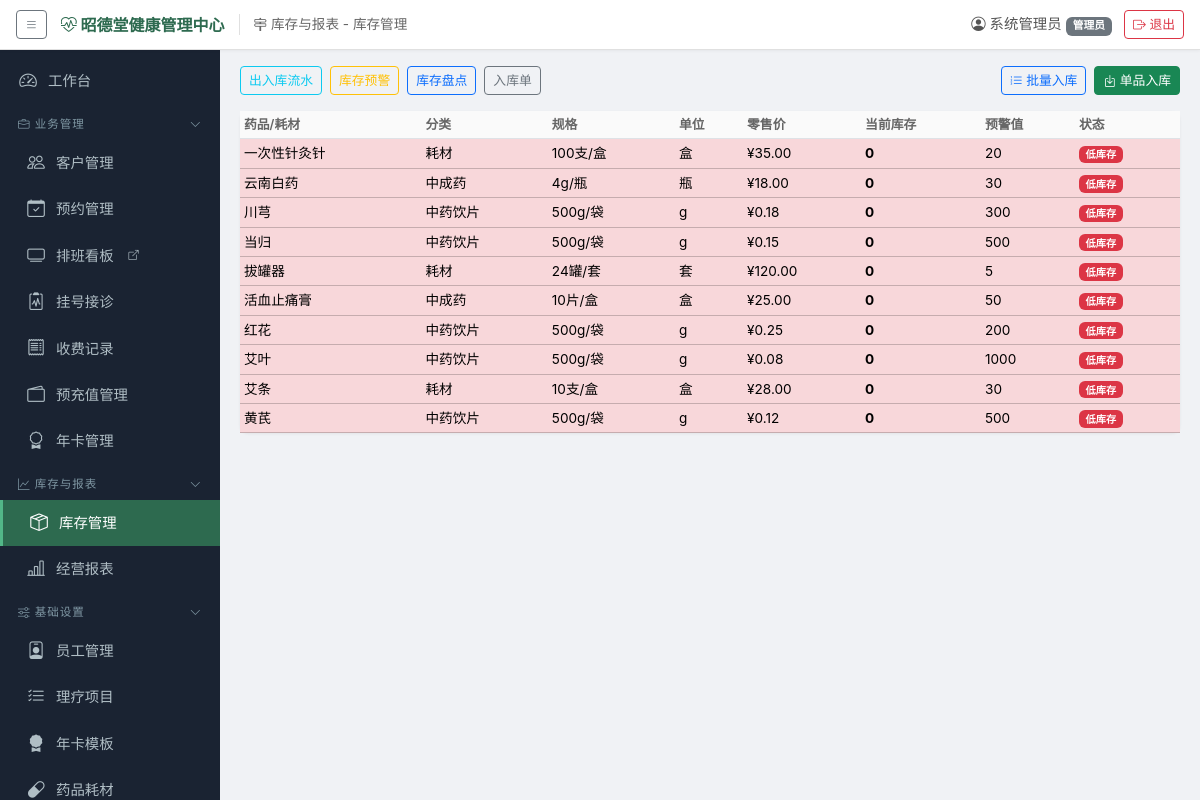
The page /inventory (signed in) on the database its author committed.
### models.py (models this page shows, shortened)
class SystemConfig(db.Model):
    __tablename__ = 'system_configs'
    id = db.Column(db.Integer, primary_key=True)
    key = db.Column(db.String(100), unique=True, nullable=False)
    value = db.Column(db.String(500))
    description = db.Column(db.String(200))

class User(UserMixin, db.Model):
    __tablename__ = 'users'
    id = db.Column(db.Integer, primary_key=True)
    username = db.Column(db.String(50), unique=True, nullable=False)
    password_hash = db.Column(db.String(256), nullable=False)
    display_name = db.Column(db.String(50), nullable=False)
    role = db.Column(db.String(20), nullable=False, default='前台')  # 管理员/前台/理疗师/库管
    is_active_user = db.Column(db.Boolean, default=True)
    created_at = db.Column(db.DateTime, default=datetime.now)

class Medicine(db.Model):
    __tablename__ = 'medicines'
    id = db.Column(db.Integer, primary_key=True)
    name = db.Column(db.String(100), nullable=False)
    spec = db.Column(db.String(50))  # 规格
    unit = db.Column(db.String(20))  # 单位
    retail_price = db.Column(db.Numeric(10, 2), default=0)
    cost_price = db.Column(db.Numeric(10, 2), default=0)  # 采购成本价
    alert_threshold = db.Column(db.Integer, default=10)
    category = db.Column(db.String(50))  # 中药饮片/中成药/耗材
    is_active = db.Column(db.Boolean, default=True)
    is_deleted = db.Column(db.Boolean, default=False)  # 软删除
    inventory_ledgers = db.relationship('InventoryLedger', backref='medicine', lazy='dynamic')

### app.py (the view)
@app.route('/inventory')
@login_required
def inventory():
    meds = Medicine.query.filter_by(is_active=True).order_by(Medicine.name).all()
    mids = [m.id for m in meds]
    stock_map = _batch_stock_query(mids)
    result = [{'medicine': m, 'stock': stock_map.get(m.id, 0)} for m in meds]
    return render_template('inventory.html', inventory=result)

### app.py (called while the page is built)
@login_manager.user_loader
def load_user(user_id):
    return db.session.get(User, int(user_id))

def _generate_csrf_token():
    if '_csrf_token' not in session:
        session['_csrf_token'] = secrets.token_hex(16)
    return session['_csrf_token']

def _batch_stock_query(medicine_ids):
    if not medicine_ids:
        return {}
    rows = db.session.query(
        InventoryLedger.medicine_id,
        db.func.coalesce(db.func.sum(InventoryLedger.current_qty), 0)
    ).filter(InventoryLedger.medicine_id.in_(medicine_ids)
    ).group_by(InventoryLedger.medicine_id).all()
    return {mid: qty for mid, qty in rows}

### templates/inventory.html (shortened to what this page needs)
{% extends "base.html" %}
{% block content %}
<div class="d-flex justify-content-between mb-3">
    <div class="d-flex gap-2 flex-wrap">
        <a href="{{ url_for('inventory_flows') }}" class="btn btn-sm btn-outline-info">出入库流水</a>
        <a href="{{ url_for('inventory_alerts') }}" class="btn btn-sm btn-outline-warning">库存预警</a>
        <a href="{{ url_for('inventory_stocktake') }}" class="btn btn-sm btn-outline-primary">库存盘点</a>
        <a href="{{ url_for('inbound_orders') }}" class="btn btn-sm btn-outline-secondary">入库单</a>
    </div>
    <div class="d-flex gap-2">
        <a href="{{ url_for('batch_inbound') }}" class="btn btn-sm btn-outline-primary"><i class="bi bi-list-ol"></i> 批量入库</a>
        <button class="btn btn-sm btn-success" data-bs-toggle="modal" data-bs-target="#inboundModal"><i class="bi bi-box-arrow-in-down"></i> 单品入库</button>
    </div>
</div>
<div class="card"><div class="card-body p-0">
<div class="table-responsive"><table class="table table-hover table-sm mb-0">
    <thead><tr><th>药品/耗材</th><th>分类</th><th>规格</th><th>单位</th><th>零售价</th><th>当前库存</th><th>预警值</th><th>状态</th></tr></thead>
    <tbody>
    {% for row in inventory %}
    <tr class="{{ 'table-danger' if row.stock <= row.medicine.alert_threshold else '' }}">
        <td>{{ row.medicine.name }}</td>
        <td>{{ row.medicine.category or '-' }}</td>
        <td>{{ row.medicine.spec or '-' }}</td>
        <td>{{ row.medicine.unit or '-' }}</td>
        <td>¥{{ row.medicine.retail_price }}</td>
        <td class="fw-bold">{{ row.stock }}</td>
        <td>{{ row.medicine.alert_threshold }}</td>
        <td>{% if row.stock <= row.medicine.alert_threshold %}<span class="badge bg-danger">低库存</span>{% else %}<span class="badge bg-success">正常</span>{% endif %}</td>
    </tr>
    {% endfor %}
    </tbody>
</table></div></div></div>
{% endblock %}

### templates/base.html (shortened to what this page needs)
<!DOCTYPE html>
<html lang="zh-CN">
<head>
    <link href="{{ url_for('static', filename='vendor/bootstrap.min.css') }}" rel="stylesheet">
    <link href="{{ url_for('static', filename='vendor/bootstrap-icons.min.css') }}" rel="stylesheet">
    <link href="{{ url_for('static', filename='css/style.css') }}" rel="stylesheet">
</head>
<body>
{% if current_user.is_authenticated %}
<header class="global-topbar">
    <div class="topbar-left">
        <button class="btn btn-sm btn-outline-secondary" id="sidebarToggle" title="展开/收起导航">
            <i class="bi bi-list"></i>
        </button>
        <span class="site-title" title="可在 系统管理→系统配置 中修改系统名称">
            <i class="bi bi-heart-pulse"></i> {{ site_title }}
        </span>
        <span class="nav-path" id="navPath"> {% block page_title %}{% endblock %}</span>
    </div>
    <div class="topbar-right">
        <span class="user-info"><i class="bi bi-person-circle"></i> {{ current_user.display_name }}
            <small class="badge bg-secondary">{{ current_user.role }}</small></span>
        <a href="{{ url_for('logout') }}" class="btn btn-sm btn-outline-danger"><i class="bi bi-box-arrow-right"></i> 退出</a>
    </div>
</header>
<div class="d-flex" id="wrapper">
    <div class="sidebar" id="sidebar">
        <nav class="sidebar-nav">
            <a href="{{ url_for('dashboard') }}" class="nav-link {% if request.endpoint == 'dashboard' %}active{% endif %}">
                <i class="bi bi-speedometer2"></i> 工作台
            </a>
            <div class="nav-group" data-group="biz">
                <div class="nav-group-header"><span><i class="bi bi-briefcase"></i> 业务管理</span><i class="bi bi-chevron-down group-arrow"></i></div>
                <div class="nav-group-body">
                    <a href="{{ url_for('customers') }}" class="nav-link {% if request.endpoint and 'customer' in request.endpoint %}active{% endif %}">
                        <i class="bi bi-people"></i> 客户管理
                    </a>
                    <a href="{{ url_for('appointments') }}" class="nav-link {% if request.endpoint and 'appointment' in request.endpoint %}active{% endif %}">
                        <i class="bi bi-calendar-check"></i> 预约管理
                    </a>
                    {% if board_token %}
                    <a href="{{ url_for('board_schedule', token=board_token) }}" target="_blank" class="nav-link" title="在新窗口打开排班看板（可投屏展示）">
                        <i class="bi bi-tv"></i> 排班看板 <i class="bi bi-box-arrow-up-right" style="font-size:0.7em"></i>
                    </a>
                    {% endif %}
                    <a href="{{ url_for('registrations') }}" class="nav-link {% if request.endpoint and ('registration' in request.endpoint or 'medical' in request.endpoint or 'charge_register' in request.endpoint) %}active{% endif %}">
                        <i class="bi bi-clipboard2-pulse"></i> 挂号接诊
                    </a>
                    <a href="{{ url_for('charges') }}" class="nav-link {% if request.endpoint and 'charges' in request.endpoint %}active{% endif %}">
                        <i class="bi bi-receipt"></i> 收费记录
                    </a>
                    <a href="{{ url_for('prepaid') }}" class="nav-link {% if request.endpoint and 'prepaid' in request.endpoint %}active{% endif %}">
                        <i class="bi bi-wallet2"></i> 预充值管理
                    </a>
                    <a href="{{ url_for('annual_cards') }}" class="nav-link {% if request.endpoint and 'annual_card' in request.endpoint %}active{% endif %}">
                        <i class="bi bi-award"></i> 年卡管理
                    </a>
                </div>
            </div>
            <div class="nav-group" data-group="stock">
                <div class="nav-group-header"><span><i class="bi bi-graph-up"></i> 库存与报表</span><i class="bi bi-chevron-down group-arrow"></i></div>
                <div class="nav-group-body">
                    <a href="{{ url_for('inventory') }}" class="nav-link {% if request.endpoint and 'inventory' in request.endpoint %}active{% endif %}">
                        <i class="bi bi-box-seam"></i> 库存管理
                    </a>
                    <a href="{{ url_for('reports') }}" class="nav-link {% if request.endpoint and 'report' in request.endpoint %}active{% endif %}">
                        <i class="bi bi-bar-chart-line"></i> 经营报表
                    </a>
                </div>
            </div>
            {% if current_user.role == '管理员' or current_user.role == '库管' %}
            <div class="nav-group" data-group="settings">
                <div class="nav-group-header"><span><i class="bi bi-sliders"></i> 基础设置</span><i class="bi bi-chevron-down group-arrow"></i></div>
                <div class="nav-group-body">
                    {% if current_user.role == '管理员' %}
                    <a href="{{ url_for('settings_employees') }}" class="nav-link {% if request.endpoint and 'settings_employees' in request.endpoint %}active{% endif %}">
                        <i class="bi bi-person-badge"></i> 员工管理
                    </a>
                    <a href="{{ url_for('settings_items') }}" class="nav-link {% if request.endpoint and 'settings_items' in request.endpoint %}active{% endif %}">
                        <i class="bi bi-list-check"></i> 理疗项目
                    </a>
                    <a href="{{ url_for('settings_annual_card_templates') }}" class="nav-link {% if request.endpoint and 'annual_card_template' in request.endpoint %}active{% endif %}">
                        <i class="bi bi-award-fill"></i> 年卡模板
                    </a>
                    {% endif %}
                    {% if current_user.role in ['管理员', '库管'] %}
                    <a href="{{ url_for('settings_medicines') }}" class="nav-link {% if request.endpoint and 'settings_medicines' in request.endpoint %}active{% endif %}">
                        <i class="bi bi-capsule"></i> 药品耗材
                    </a>
                    {% endif %}
                </div>
            </div>
            {% endif %}
        </nav>
    </div>
    <div class="main-content">
        <div class="content-area">
            {% block content %}{% endblock %}
        </div>
    </div>
</div>
{% else %}
{% block auth_content %}{% endblock %}
{% endif %}
</body>
</html>

### static/css/style.css (style rules this page uses)
:root { --sidebar-width: 220px; --sidebar-bg: #1a2332; --sidebar-active: #2d6a4f; --topbar-height: 50px; }
* { box-sizing: border-box; }
body { font-family: -apple-system, BlinkMacSystemFont, "Segoe UI", "PingFang SC", "Hiragino Sans GB", "Microsoft YaHei", sans-serif; background: #f0f2f5; margin: 0; overflow-x: hidden; }
.global-topbar { height: var(--topbar-height); background: #fff; border-bottom: 1px solid #e0e0e0; display: flex; align-items: center; justify-content: space-between; padding: 0 16px; position: fixed; top: 0; left: 0; right: 0; z-index: 200; box-shadow: 0 1px 3px rgba(0,0,0,0.05); }
.topbar-left { display: flex; align-items: center; gap: 14px; min-width: 0; }
.topbar-left .site-title { font-weight: 700; font-size: 1rem; color: #2d6a4f; white-space: nowrap; max-width: 320px; overflow: hidden; text-overflow: ellipsis; }
.topbar-left .nav-path { color: #666; font-size: 0.85rem; border-left: 1px solid #e0e0e0; padding-left: 14px; white-space: nowrap; overflow: hidden; text-overflow: ellipsis; }
.topbar-right { display: flex; align-items: center; gap: 12px; flex-shrink: 0; }
.topbar-right .user-info { color: #555; font-size: 0.9rem; white-space: nowrap; }
.sidebar { width: var(--sidebar-width); background: var(--sidebar-bg); color: #ccc; position: fixed; left: 0; top: var(--topbar-height); bottom: 0; z-index: 100; transition: width 0.3s; overflow-y: auto; overflow-x: hidden; }
.sidebar-nav { padding: 8px 0 20px; }
.sidebar-nav .nav-link { display: flex; align-items: center; gap: 10px; padding: 10px 18px; color: #b0bec5; text-decoration: none; font-size: 0.9rem; transition: all 0.2s; white-space: nowrap; }
.sidebar-nav .nav-link.active { background: var(--sidebar-active); color: #fff; border-left: 3px solid #52b788; }
.sidebar-nav .nav-link i { font-size: 1.1rem; width: 20px; text-align: center; }
.nav-group-header { display: flex; align-items: center; justify-content: space-between; padding: 12px 18px 6px; font-size: 0.72rem; text-transform: uppercase; letter-spacing: 1px; color: #7f97a3; cursor: pointer; user-select: none; }
.nav-group-header .group-arrow { font-size: 0.7rem; transition: transform 0.2s; }
.nav-group-body .nav-link { padding-left: 26px; }
.main-content { margin-left: var(--sidebar-width); padding-top: var(--topbar-height); min-height: 100vh; width: calc(100% - var(--sidebar-width)); transition: margin-left 0.3s, width 0.3s; }
.content-area { padding: 16px 20px; width: 100%; }
.content-area .card { width: 100%; }
.content-area .table { width: 100%; margin-bottom: 0.5rem; }
.content-area .table-responsive { max-height: calc(100vh - 220px); overflow: auto; }
.card { border: none; border-radius: 8px; box-shadow: 0 1px 3px rgba(0,0,0,0.06); }
.table th { font-weight: 600; font-size: 0.8rem; color: #666; background: #fafafa; border-bottom-width: 1px; }
.table td { font-size: 0.85rem; vertical-align: middle; }
.btn-sm { font-size: 0.8rem; }

### rows shown on the page
SystemConfig: value "昭德堂健康管理中心"
User: display_name "系统管理员", role "管理员"
Medicine: medicine.name "一次性针灸针", medicine "耗材", medicine "100支/盒", medicine "盒", medicine.retail_price "35.00", medicine.alert_threshold "20"
Medicine: medicine.name "云南白药", medicine "中成药", medicine "4g/瓶", medicine "瓶", medicine.retail_price "18.00", medicine.alert_threshold "30"
Medicine: medicine.name "川芎", medicine "中药饮片", medicine "500g/袋", medicine "g", medicine.retail_price "0.18", medicine.alert_threshold "300"
Medicine: medicine.name "当归", medicine "中药饮片", medicine "500g/袋", medicine "g", medicine.retail_price "0.15", medicine.alert_threshold "500"
Medicine: medicine.name "拔罐器", medicine "耗材", medicine "24罐/套", medicine "套", medicine.retail_price "120.00", medicine.alert_threshold "5"
Medicine: medicine.name "活血止痛膏", medicine "中成药", medicine "10片/盒", medicine "盒", medicine.retail_price "25.00", medicine.alert_threshold "50"
Medicine: medicine.name "红花", medicine "中药饮片", medicine "500g/袋", medicine "g", medicine.retail_price "0.25", medicine.alert_threshold "200"
Medicine: medicine.name "艾叶", medicine "中药饮片", medicine "500g/袋", medicine "g", medicine.retail_price "0.08", medicine.alert_threshold "1000"
Medicine: medicine.name "艾条", medicine "耗材", medicine "10支/盒", medicine "盒", medicine.retail_price "28.00", medicine.alert_threshold "30"
Medicine: medicine.name "黄芪", medicine "中药饮片", medicine "500g/袋", medicine "g", medicine.retail_price "0.12", medicine.alert_threshold "500"

### other values the page prints
{{ row.stock }} "0" "0" "0" "0" "0" "0" "0" "0" "0" "0"
